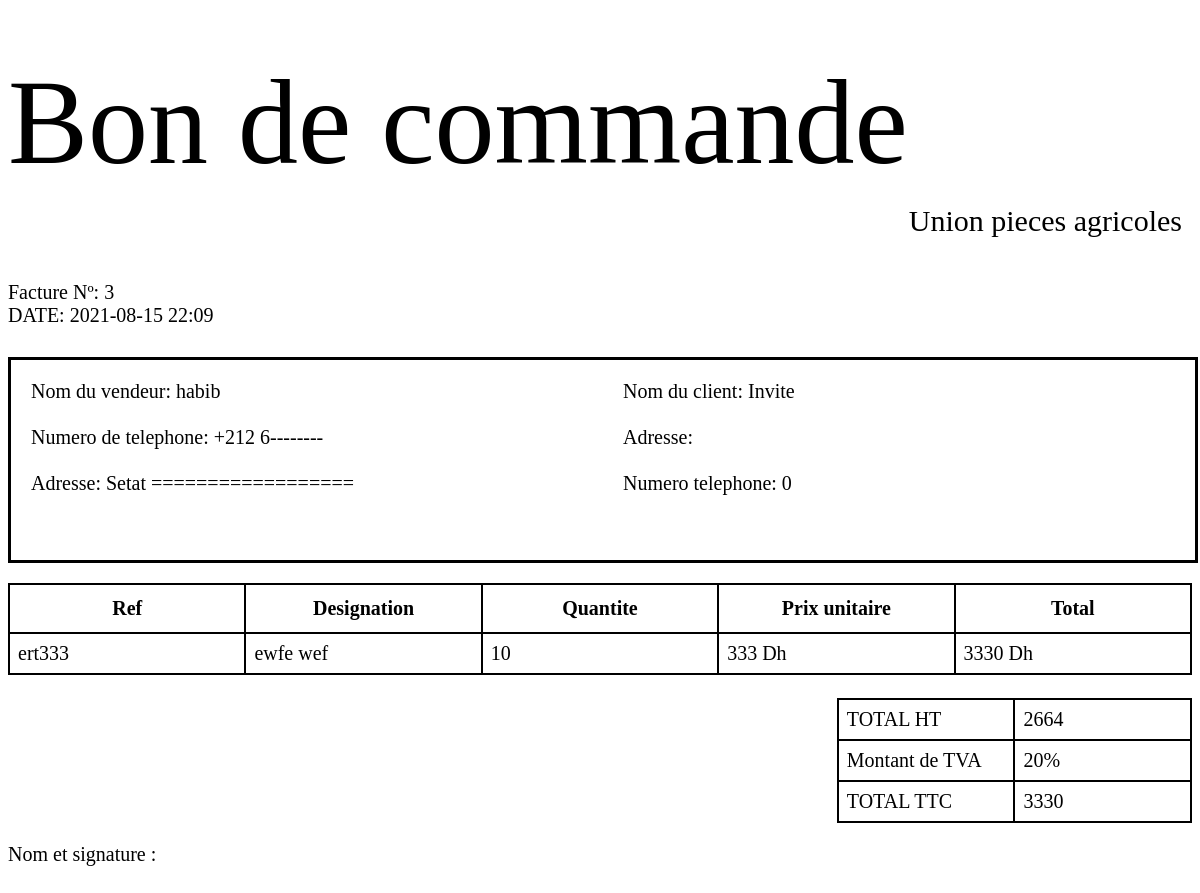
Page /views/bc.php?n=3 on the committed database.
### tables this page shows
CREATE TABLE `operation` (
  `id` int(11) NOT NULL,
  `numero_facture` text NOT NULL,
  `clientId` int(11) NOT NULL,
  `idProduit` int(11) NOT NULL,
  `quantite` int(11) NOT NULL,
  `montant` float NOT NULL,
  `sellerId` int(11) NOT NULL,
  `date` timestamp NOT NULL DEFAULT CURRENT_TIMESTAMP ON UPDATE CURRENT_TIMESTAMP
);

CREATE TABLE `users` (
  `id` int(11) NOT NULL,
  `nom` text NOT NULL,
  `mdp` text NOT NULL,
  `role` text NOT NULL
);

CREATE TABLE `client` (
  `id` int(11) NOT NULL,
  `nom` text NOT NULL,
  `cin` text NOT NULL,
  `numero` text NOT NULL,
  `adresse` text NOT NULL,
  `rib` text NOT NULL,
  `date` timestamp NOT NULL DEFAULT CURRENT_TIMESTAMP ON UPDATE CURRENT_TIMESTAMP
);

CREATE TABLE `products` (
  `id` int(11) NOT NULL,
  `ref` text NOT NULL,
  `designation` text NOT NULL,
  `categorie_pieceId` int(11) NOT NULL,
  `marque_pieceId` int(11) NOT NULL,
  `marque_vehiculeId` int(11) NOT NULL,
  `image` text NOT NULL,
  `casier` text NOT NULL,
  `fournisseurId` int(11) NOT NULL,
  `pu_fournisseur` int(11) NOT NULL,
  `pu` int(11) NOT NULL,
  `taux_remise` int(11) NOT NULL,
  `description` text NOT NULL,
  `seuil-min` int(11) NOT NULL,
  `quantite` int(11) NOT NULL DEFAULT '0',
  `date` timestamp NOT NULL DEFAULT CURRENT_TIMESTAMP
);

### views/bc.php (the view, shortened to what this page needs)
<?php
include '../config/database.php';
if (!empty($_POST['n']))
    $n = $_POST['n'];
elseif (!empty($_GET['n']))
    $n = $_GET['n'];
else {
    echo "error: veuillez nous contacter";
    exit;
}
$list1 = $pdo->query("SELECT * FROM operation WHERE numero_facture='$n'");
$list2 = $pdo->query("SELECT * FROM operation WHERE numero_facture='$n' LIMIT 1");
foreach ($list2 as $l2) {
    $id_seller = $l2['sellerId'];
    $id_client = $l2['clientId'];
    $date = $l2['date'];
}
$seller = $pdo->query("SELECT * FROM users WHERE id=$id_seller");
$client = $pdo->query("SELECT * FROM client WHERE id=$id_client");
foreach ($seller as $s)
    $seller_ = $s['nom'];
foreach ($client as $c) {
    $client_n = $c['nom'];
    $client_a = $c['adresse'];
    $client_nm = $c['numero'];
}
$subtotal = 0;
?>
<!DOCTYPE html>
<html lang="en">
<head>
</head>
<body>
    <div id="all">
        <header>
            <div id="second_header">
                <div class="sous_header1"><br><br><span style="font-size:120px">Bon de commande</span></div>
                <div class="sous_header2"><br><br><span style="font-size:30px; margin-right: 10px;">Union pieces agricoles</span></div>
            </div>
        </header> <br>
        Facture Nº:<?= $_POST['n'] ?> <?= $_GET['n'] ?> <br>
        DATE: <?= substr($date, 0, -3); ?>
        <div id="info">
            <div class="info1">
                Nom du vendeur: <?php echo $seller_ ?> <br> <br>
                Numero de telephone: +212 6-------- <br> <br>
                Adresse: Setat ==================
            </div>
            <div class="info1">
                Nom du client: <?php echo $client_n ?> <br> <br>
                Adresse: <?php echo $client_a ?> <br> <br>
                Numero telephone: <?php echo $client_nm ?> <br>
            </div>
        </div>
        <div id="table">
            <table id="testt" >
                <tr>
                    <th style="width: 20%;">Ref</th>
                    <th style="width: 20%;">Designation</td>
                    <th style="width: 20%;">Quantite</td>
                    <th style="width: 20%;">Prix unitaire</td>
                    <th style="width: 20%;">Total</td>
                </tr>
                <?php foreach ($list1 as $product) :
                    $subtotal += $product['montant'] ?>
                    <tr>
                        <td>
                            <?php
                            $idd = $product['idProduit'];
                            $pr1 = $pdo->query("SELECT * FROM products WHERE id=$idd LIMIT 1");
                            foreach ($pr1 as $p1) :
                                echo $p1['ref'];
                            ?>
                        </td>
                        <td>
                            <?php
                                echo $p1['designation'];
                            ?>
                        </td>
                        <td class="quantity">
                            <?= $product['quantite'] ?>
                        </td>
                        <td class="price">
                            <?php
                                echo $p1['pu'];
                            ?> Dh
                        </td>
                    <?php endforeach; ?>
                    <td class="price">
                        <?= $product['montant'] ?> Dh
                    </td>
                    </tr>
                <?php endforeach; ?>
            </table>
        </div>
        <br>
        <div id="tb2">
            <table id="table2">
                <tr>
                    <td> TOTAL HT </th>
                    <td><?php echo $subtotal - ($subtotal * 0.2) ?></th>
                </tr>
                <tr>
                    <td>Montant de TVA</td>
                    <td>20%</td>
                </tr>
                <tr>
                    <td>TOTAL TTC</td>
                    <td><?= $subtotal ?></td>
                </tr>
            </table>
        </div>
        <div id="signature">
            Nom et signature :
        </div>
    </div>
</body>
</html>

### views/bc.php (style rules this page uses)
body { font-size: 20px; }
header { width: 100%; height: 250px; display: flex; flex-direction: row; flex-wrap: nowrap; }
#second_header { width: 100%; display: block; }
.sous_header1 { text-align: left; vertical-align: middle; width: 100%; height: 60%; }
.sous_header2 { text-align: right; margin-right: 10px; width: 100%; height: 40%; }
#info { margin-top: 30px; width: 100%; height: 200px; display: flex; flex-direction: row; flex-wrap: nowrap; border: 3px solid black; }
.info1 { padding: 20px 20px; width: 50%; display: block; font-size: 20px; }
#table { margin-top: 20px; }
#testt { border-collapse: collapse; width: 100%; }
#testt td, #testt th { border: 2px solid black; padding: 8px; }
#testt th { padding-top: 12px; padding-bottom: 12px; text-align: center; }
#tb2 { width: 100%; overflow: hidden; }
#table2 { width: 30%; border-collapse: collapse; float: right; }
#table2 td { border: 2px solid black; padding: 8px; width: 25%; }
#signature { padding-top: 20px; width: 100%; height: 100px; }

### rows in the picture
operation: date "2021-08-15 22:09", quantite "10", montant "3330"
users: nom "habib"
client: nom "Invite", numero "0"
products: ref "ert333", designation "ewfe wef", pu "333"

### other values in the picture
$_GET['n'] "3"
$subtotal - ($subtotal * 0.2) "2664"
$subtotal "3330"
